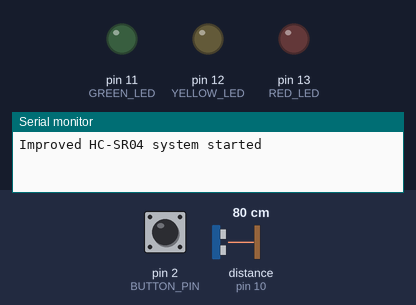
Bench run of a sketch on a simulated Arduino Uno, built with avr-gcc and run on an emulated ATmega328P. On the bench: output pins drawn as LEDs (lit = HIGH), the last lines printed to the serial monitor. Inputs (shaded band) come from the test bench; at power-on: pin 2 (BUTTON_PIN) HIGH, distance to the obstacle (sensor on pin 10) 80 cm. The echo pulse lasts 58.3 µs per cm; pins used as bus, display or sensor lines are not drawn.

Above: at 1.2 s.
1.3 s: pin 2 (BUTTON_PIN) pulled LOW for 1 s
At 2.0 s:
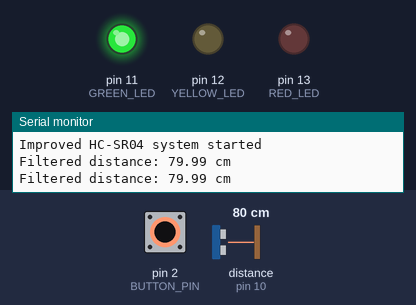
3.8 s: pin 2 (BUTTON_PIN) pulled LOW for 3.2 s
At 8.4 s:
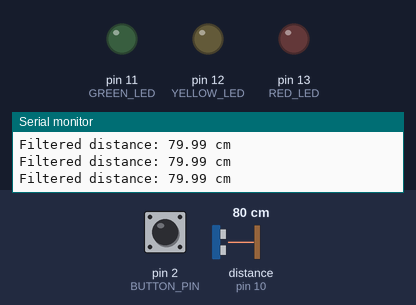
Timing chart, 0 to 9.9 s (numbered marks = the images above; inputs shaded):
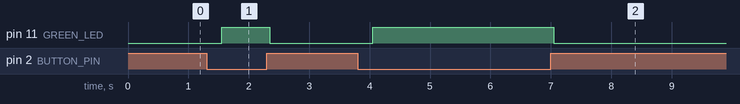

Measured:
- after the input at 1.3 s, pin 11 (GREEN_LED): LOW → HIGH after 0.25 s, → LOW 0.79 s later
- after the input at 3.8 s, pin 11 (GREEN_LED): LOW → HIGH after 0.26 s, → LOW 3.0 s later

The sketch:

final_sketch.ino
```cpp
#define TRIG_PIN 9
#define ECHO_PIN 10

#define RED_LED 13
#define YELLOW_LED 12
#define GREEN_LED 11

#define BUTTON_PIN 2

const unsigned long ECHO_TIMEOUT = 30000;
const unsigned long DEBOUNCE_TIME = 50;
const unsigned long MEASURE_INTERVAL = 100;

bool buttonState = HIGH;
bool lastButtonReading = HIGH;
unsigned long lastDebounceTime = 0;
unsigned long lastMeasureTime = 0;

bool validMeasurement = false;
float distance = 0;

float measurements[3];
byte measurementIndex = 0;

void setup() {
  Serial.begin(9600);

  pinMode(TRIG_PIN, OUTPUT);
  pinMode(ECHO_PIN, INPUT);

  pinMode(RED_LED, OUTPUT);
  pinMode(YELLOW_LED, OUTPUT);
  pinMode(GREEN_LED, OUTPUT);

  pinMode(BUTTON_PIN, INPUT_PULLUP);

  digitalWrite(TRIG_PIN, LOW);
  turnOffLEDs();

  Serial.println("Improved HC-SR04 system started");
}

void loop() {
  checkButton();

  if (buttonState == HIGH) {
    validMeasurement = false;
    measurementIndex = 0;
    turnOffLEDs();
    return;
  }

  if (millis() - lastMeasureTime >= MEASURE_INTERVAL) {
    lastMeasureTime = millis();
    measureDistance();
  }
}

void checkButton() {
  bool reading = digitalRead(BUTTON_PIN);

  if (reading != lastButtonReading) {
    lastDebounceTime = millis();
  }

  if (millis() - lastDebounceTime >= DEBOUNCE_TIME) {
    buttonState = reading;
  }

  lastButtonReading = reading;
}

void measureDistance() {
  digitalWrite(TRIG_PIN, LOW);
  delayMicroseconds(2);

  digitalWrite(TRIG_PIN, HIGH);
  delayMicroseconds(10);
  digitalWrite(TRIG_PIN, LOW);

  unsigned long duration = pulseIn(
    ECHO_PIN, HIGH, ECHO_TIMEOUT
  );

  if (duration == 0) {
    validMeasurement = false;
    measurementIndex = 0;
    turnOffLEDs();
    Serial.println("ERROR: No valid Echo!");
    return;
  }

  float currentDistance = duration * 0.0343 / 2.0;

  measurements[measurementIndex] = currentDistance;
  measurementIndex++;

  if (measurementIndex >= 3) {
    distance = getMedian(
      measurements[0],
      measurements[1],
      measurements[2]
    );

    measurementIndex = 0;
    validMeasurement = true;

    updateLEDs();

    Serial.print("Filtered distance: ");
    Serial.print(distance);
    Serial.println(" cm");
  }
}

float getMedian(float a, float b, float c) {
  if (a > b) {
    float temp = a;
    a = b;
    b = temp;
  }

  if (b > c) {
    float temp = b;
    b = c;
    c = temp;
  }

  if (a > b) {
    float temp = a;
    a = b;
    b = temp;
  }

  return b;
}

void updateLEDs() {
  turnOffLEDs();

  if (!validMeasurement) {
    return;
  }

  if (distance < 20) {
    digitalWrite(RED_LED, HIGH);
  }
  else if (distance <= 50) {
    digitalWrite(YELLOW_LED, HIGH);
  }
  else {
    digitalWrite(GREEN_LED, HIGH);
  }
}

void turnOffLEDs() {
  digitalWrite(RED_LED, LOW);
  digitalWrite(YELLOW_LED, LOW);
  digitalWrite(GREEN_LED, LOW);
}
```
